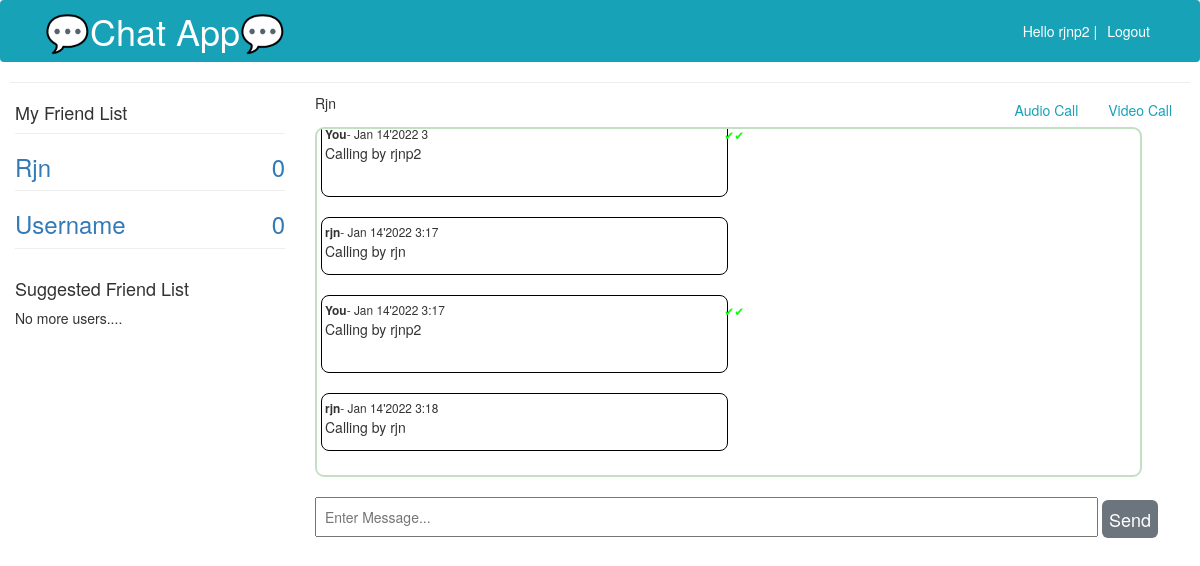
Page /chat_1 (signed in) on the earlier database version.
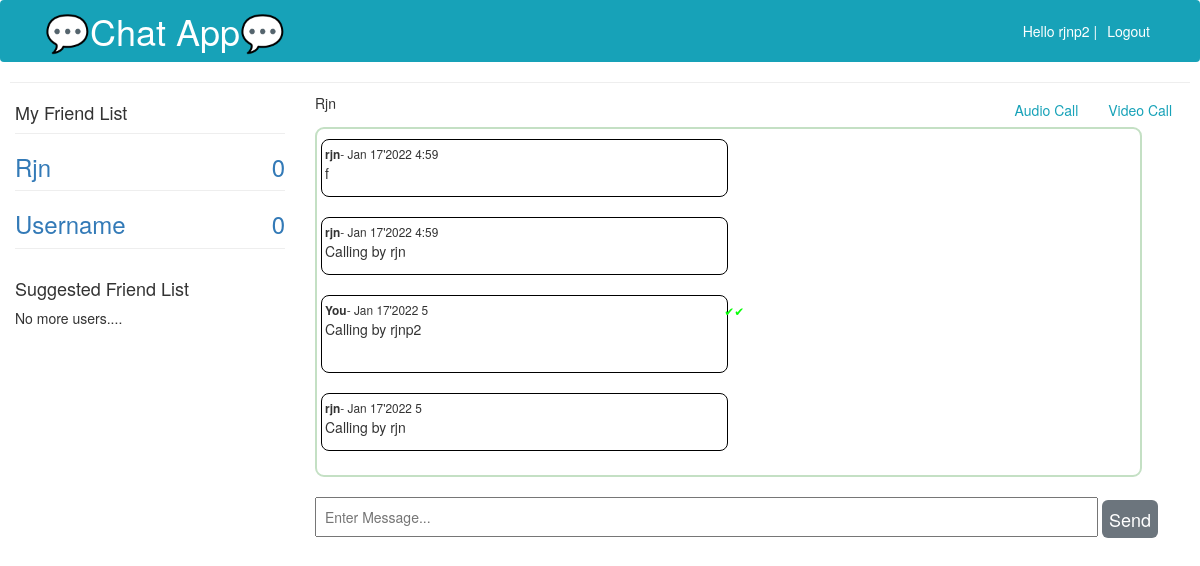
Same page on the later database version.
### chat/models.py (models this page shows, shortened)
class ChatMessage(models.Model):
    id = models.UUIDField(primary_key = True,editable = False)
    chat_session = models.ForeignKey(ChatSession,on_delete=models.CASCADE,related_name='user_messages')
    user = models.ForeignKey(User, verbose_name='message_sender',on_delete=models.CASCADE)
    message_detail = models.JSONField()
    class Meta:
        ordering = ['-message_detail__timestamp']
    @staticmethod
    def count_overall_unread_msg(user_id):
        total_unread_msg = 0
        user_all_friends = ChatSession.objects.filter(Q(user1__id = user_id) | Q(user2__id = user_id))
        for ch_session in user_all_friends:
            un_read_msg_count = ChatMessage.objects.filter(chat_session = ch_session.id,message_detail__read = False).exclude(user__id = user_id).count()
            total_unread_msg += un_read_msg_count
        return total_unread_msg

### chat/views.py (the view)
# urls.py: path('', views.home,name = 'home'),
@login_required
def home(request, room_name=None):
    unread_msg = ChatMessage.count_overall_unread_msg(request.user.id)
    user_inst = request.user
    user_all_friends = ChatSession.objects.filter(Q(user1 = user_inst) | Q(user2 = user_inst)).select_related('user1','user2').order_by('-updated_on')
    all_friends = []
    for ch_session in user_all_friends:
        user,user_inst = [ch_session.user2,ch_session.user1] if request.user.username == ch_session.user1.username else [ch_session.user1,ch_session.user2]
        un_read_msg_count = ChatMessage.objects.filter(chat_session = ch_session.id,message_detail__read = False).exclude(user = user_inst).count()
        data = {
            "user_name" : user.username,
            "room_name" : ch_session.room_group_name,
            "un_read_msg_count" : un_read_msg_count,
            "status" : user.profile_detail.is_online,
            "user_id" : user.id
        }
        all_friends.append(data)
    user_1 = request.user
    user_all_friends = ChatSession.objects.filter(Q(user1 = user_1) | Q(user2 = user_1))
    user_list = []
    for ch_session in user_all_friends:
        user_list.append(ch_session.user1.id)
        user_list.append(ch_session.user2.id)
    all_user = User.objects.exclude(Q(username=user_1.username)|Q(id__in = list(set(user_list))))
    opposite_user = None
    fetch_all_message= None
    if room_name:
        current_user = request.user
        try:
            check_user = ChatSession.objects.filter(Q(id = room_name[5:])&(Q(user1 = current_user)|Q(user2 = current_user)))
        except Exception:
            return HttpResponse("Something went wrong!!!")
        if check_user.exists():
            chat_user_pair = check_user.first()
            opposite_user = chat_user_pair.user2 if chat_user_pair.user1.username == current_user.username else chat_user_pair.user1
            fetch_all_message = ChatMessage.objects.filter(chat_session__id = room_name[5:]).order_by('message_detail__timestamp')
        else:
            return HttpResponse("You have't permission to chatting with this user!!!")
    context = {'unread_msg':unread_msg,
               'user_list': all_friends,
               'all_user' : all_user,
               'room_name' : room_name,
                'opposite_user' : opposite_user,
                'fetch_all_message' : fetch_all_message}
    return render(request, 'chat/home.html', context)

### chat/models.py (called while the page is built)
    @property
    def room_group_name(self):
        return f'chat_{self.id}'

### chat/templatetags/convert_date.py (called while the page is built)
@register.filter(expects_localtime=True)
def convert_date(value):
    return datetime.datetime.strptime(value, '%Y-%m-%d %H:%M:%S.%f')

### chat/templates/chat/home.html (shortened to what this page needs)
{% extends './base.html' %}
{% load convert_date %}
{% block content %}
<div class="row" id="overall-div">
    <div class="col-3">
        {% if request.user.is_authenticated %}
        <div class="friend_list">
            <h4>My Friend List</h4>
            <div>
                {% if user_list %}
                {% for user in user_list %}
                <hr style="margin:0;" />
                <div id={{user.user_name}}>
                    <a href="{% url 'chat:home' user.room_name %}" style="text-decoration: none;">
                        <h3>{{user.user_name | title}}
                            <span id="unread" style="float: right;">{{user.un_read_msg_count}}</span>
                        </h3>
                    </a>
                </div>
                {% endfor %}
                <hr style="margin:0;" />
                {% else %}
                <p>No more users....</p>
                {% endif %}
            </div>
        </div>
        <br>
        <div class="suggested_friend_list">
            <h4>Suggested Friend List</h4>
            <div>
                {% if all_user %}
                {% for user in all_user %}
                <hr style="margin:0;" />
                <div id={{user.user_name}}>
                    <a href="{% url 'chat:create_friend' user.id %}"
                        style="text-decoration: none;"><strong>{{user.username| title}}</strong></a>
                </div>
                {% endfor %}
                <hr style="margin:0;" />
                {% else %}
                <p>No more users....</p>
                {% endif %}
            </div>
        </div>
        {% endif %}
    </div>
    <div class="col-9 content">
        {% if room_name %}
        <div class="contact-profile">
            <p id="callName">{{opposite_user.username | title}}</p>
            <div id="older_msg_div">
              <button class="btn btn-outline-info" onclick="call(video=false)">Audio Call</button>
              <button class="btn btn-outline-info" onclick="call(video=true)">Video Call</button>
            </div>
          </div>
        <div id="chat-main">
            <div id="chat-log" class="scroll">
                {% for msg in fetch_all_message %}
                <div class="chat_box" id="{{msg.id}}">
                    <small> <b class="check_user">{{msg.user.username}}</b>- {{msg.message_detail.timestamp |convert_date | date:"M d'Y f"}}</small>
                    <p>{{msg.message_detail.msg}}</p>
                    {% if msg.user == request.user %}
                    {% if msg.message_detail.read %}
                    <small id="as_read" style="color:rgb(8, 255, 8)">✔✔</small>
                    {% else %}
                    <small id="as_read" style="color: #bbb8b8;">✔✔</small>
                    {% endif %}
                    {% endif %}
                </div>
                <br>
                {% endfor %}
            </div><br>
            <input id="chat-message-input" type="text" placeholder="Enter Message..." autofocus
                style="width: 90%; padding: 8px;">
            <input class="btn btn-secondary btn-lg" id="chat-message-submit" type="button" value="Send" style="padding: 6px;">
        </div>
        {%endif%}
    </div>
</div>
{% endblock %}

Differences in the rows shown:
no longer on this page (row unchanged): ChatMessage: message_detail.timestamp|convert_date "Jan 14'2022 3", message_detail.msg "Calling by rjnp2"
no longer on this page (row unchanged): ChatMessage: user.username "rjn", message_detail.timestamp|convert_date "Jan 14'2022 3:17", message_detail.msg "Calling by rjn"
no longer on this page (row unchanged): ChatMessage: message_detail.timestamp|convert_date "Jan 14'2022 3:17", message_detail.msg "Calling by rjnp2"
no longer on this page (row unchanged): ChatMessage: user.username "rjn", message_detail.timestamp|convert_date "Jan 14'2022 3:18", message_detail.msg "Calling by rjn"
added ChatMessage: user.username "rjn", message_detail.timestamp|convert_date "Jan 17'2022 4:59", message_detail.msg "f"
added ChatMessage: user.username "rjn", message_detail.timestamp|convert_date "Jan 17'2022 4:59", message_detail.msg "Calling by rjn"
added ChatMessage: message_detail.timestamp|convert_date "Jan 17'2022 5", message_detail.msg "Calling by rjnp2"
added ChatMessage: user.username "rjn", message_detail.timestamp|convert_date "Jan 17'2022 5", message_detail.msg "Calling by rjn"
